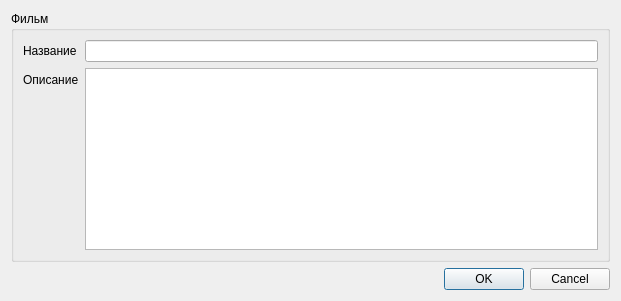
<?xml version="1.0" encoding="UTF-8"?>
<ui version="4.0">
 <class>AdFilmDialog</class>
 <widget class="QWidget" name="AdFilmDialog">
  <property name="geometry">
   <rect>
    <x>0</x>
    <y>0</y>
    <width>621</width>
    <height>301</height>
   </rect>
  </property>
  <property name="windowTitle">
   <string>Form</string>
  </property>
  <layout class="QFormLayout" name="formLayout">
   <item row="0" column="0" colspan="2">
    <widget class="QGroupBox" name="groupBox">
     <property name="title">
      <string>Фильм</string>
     </property>
     <layout class="QFormLayout" name="formLayout_2">
      <item row="0" column="0">
       <widget class="QLabel" name="name_label">
        <property name="text">
         <string>Название</string>
        </property>
       </widget>
      </item>
      <item row="1" column="0">
       <widget class="QLabel" name="description_label">
        <property name="text">
         <string>Описание</string>
        </property>
       </widget>
      </item>
      <item row="0" column="1">
       <widget class="QLineEdit" name="name_line_edit"/>
      </item>
      <item row="1" column="1">
       <widget class="QPlainTextEdit" name="description_edit"/>
      </item>
     </layout>
    </widget>
   </item>
   <item row="1" column="1">
    <widget class="QDialogButtonBox" name="button_box">
     <property name="standardButtons">
      <set>QDialogButtonBox::Cancel|QDialogButtonBox::Ok</set>
     </property>
    </widget>
   </item>
  </layout>
 </widget>
 <resources/>
 <connections/>
</ui>
